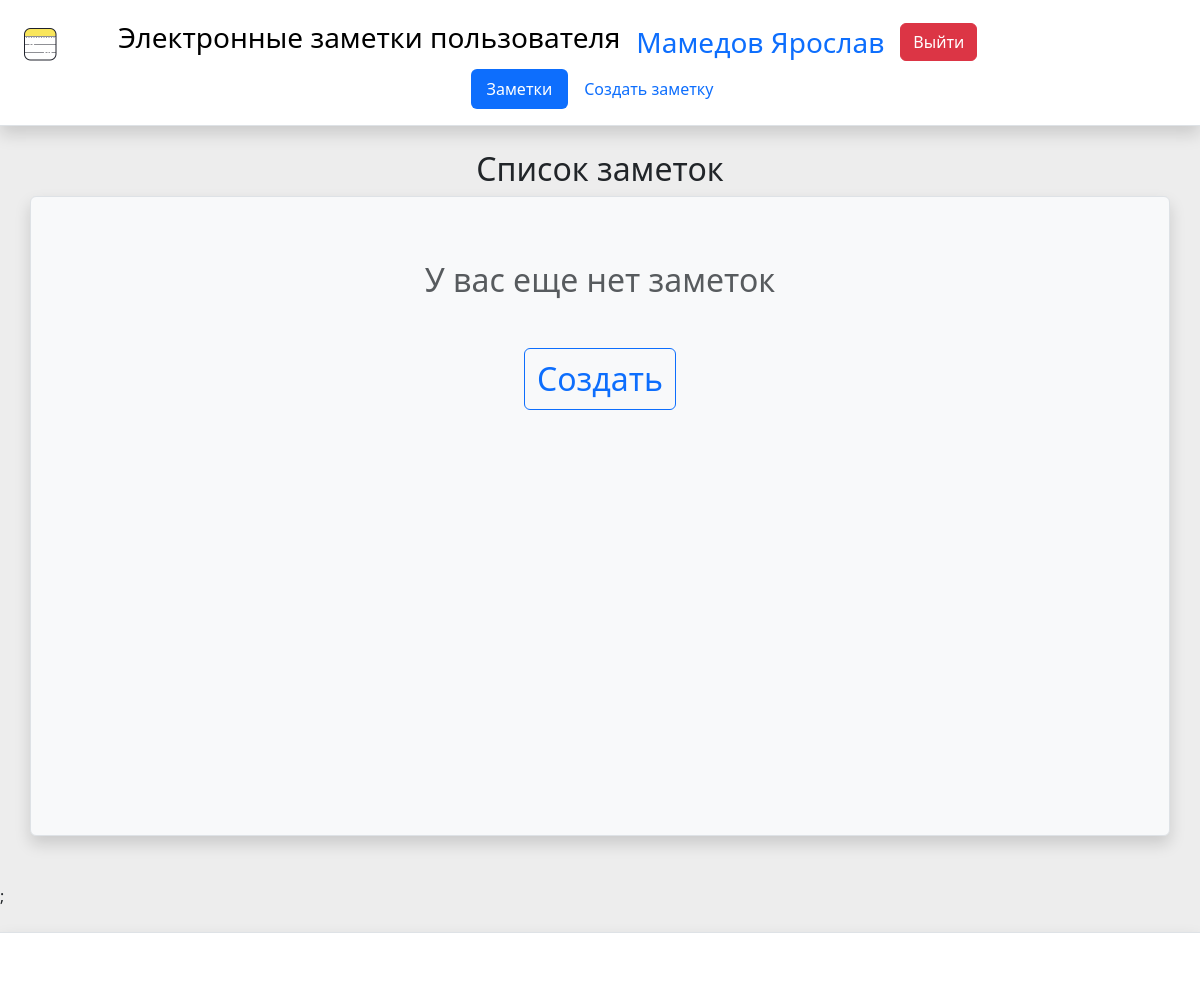
/app/index.php (signed in), run on an earlier commit of the app's database.
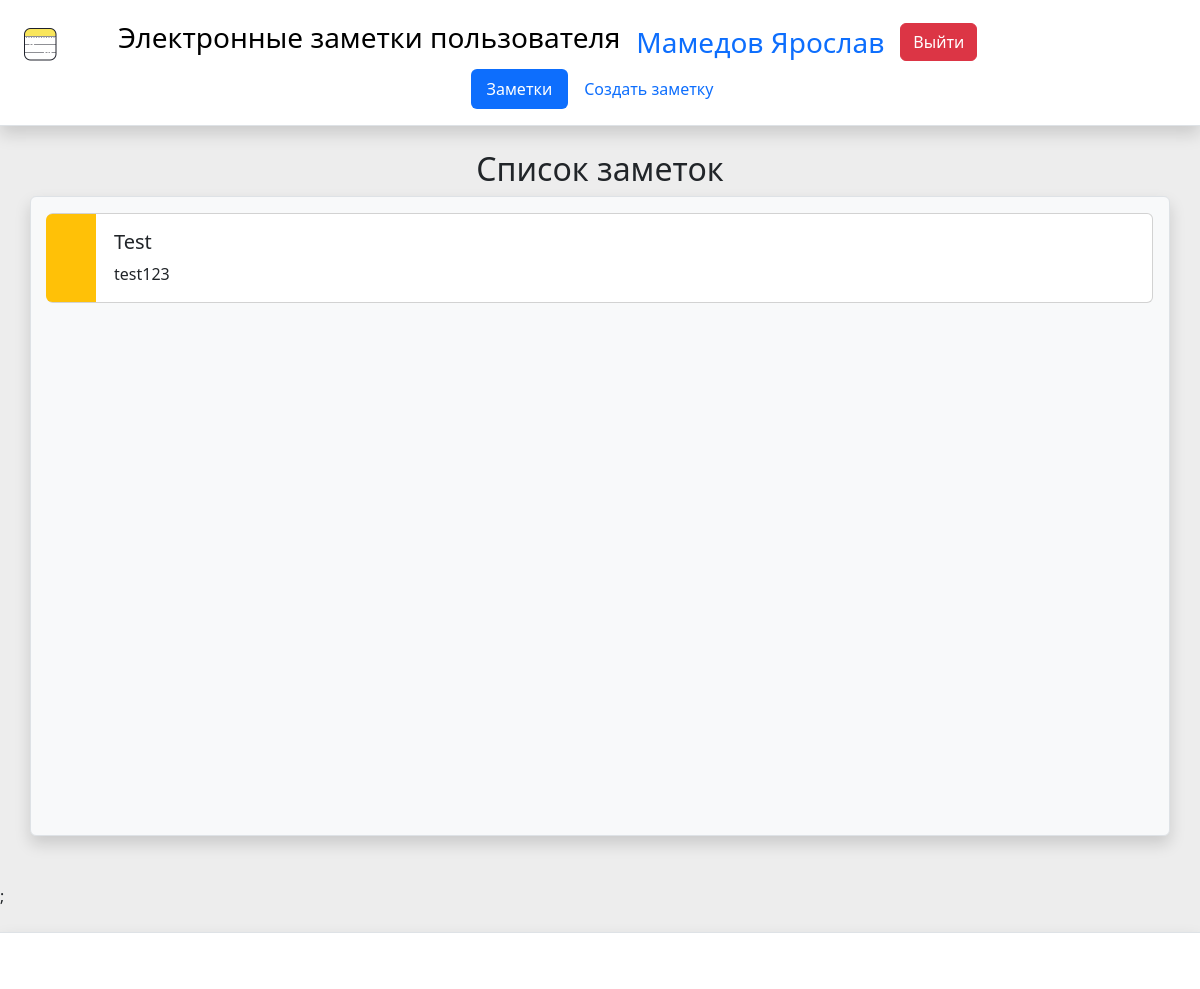
And on a later commit of the database.
### tables this page shows
CREATE TABLE `pages` (
  `id` int(11) NOT NULL,
  `userId` int(11) NOT NULL,
  `title` varchar(255) NOT NULL,
  `text_crop` varchar(255) NOT NULL,
  `text` text NOT NULL
);

### app/index.php (the view, shortened to what this page needs)
 <!doctype html>
<html lang="ru" data-bs-theme="white">
  <head>
    <link href="https://cdn.jsdelivr.net/npm/bootstrap@5.3.0/dist/css/bootstrap.min.css" rel="stylesheet">
  </head>
  <body style="margin:0px; background-color: #ededed;">
	<header class="d-flex flex-wrap justify-content-center py-3 mb-4 border-bottom bg-white shadow">
			<div class="d-flex align-items-center mb-3 mb-md-0 me-md-auto">
				<a href="index.php" class=" link-body-emphasis text-decoration-none">
        <img class="bi me-5 ms-3" width="50" height="50" src="img/gl.png">
        <span class="fs-3">Электронные заметки пользователя </span>
        </a>
        <span class="text-primary fs-3 ms-3"><?php echo $_SESSION['surname']." ".$_SESSION['name'];?></span>
        <a href="user_exit.php" class="btn btn-danger ms-3">Выйти</a>
			</div>
      <ul class="nav nav-pills">
        <li class="nav-item"><a href="index.php" class="nav-link active" aria-current="page">Заметки</a></li>
        <li class="nav-item"><a href="note_create.php" class="nav-link">Создать заметку</a></li>
      </ul>
    </header>
    <div class="container text-center"><h2>Список заметок</h2></div>
    <div class="container border rounded shadow p-3 mb-5 bg-body-tertiary" style="min-height: 80vh;">
			<?php
				require_once("connectDB.php");
				$userId = $_SESSION['userId'];
				$result = mysqli_query($link, "SELECT * FROM pages WHERE userId = '{$userId}' ");
				$control = mysqli_query($link, "SELECT COUNT(*) as cnt FROM pages WHERE userId = '{$userId}' ");
				$row = mysqli_fetch_row($control);
				if ($row[0] < 1)
				{
					echo "<div class='text-center'><h2 class='text-center mt-5 mb-5 text-body-secondary'>У вас еще нет заметок</h2><a href='note_create.php' class='btn btn-outline-primary fs-2'>Cоздать</a></div>";
				}
				while ($row = mysqli_fetch_row($result))
				{
					$hash_id = base64_encode($row[0]);
					echo "<a class='link-offset-2 link-underline link-underline-opacity-0' href='note.php?pid={$hash_id}'>
									<div class='card mb-3' >
									  <div class='row g-1'>
									    <div class='col-md-1 bg-warning rounded-start' style='width: 50px'></div>
									    <div class='col-md-11'>
									      <div class='card-body'>
									        <h5 class='card-title'>{$row[2]}</h5>
									        <p class='card-text'>{$row[3]}</p>
									      </div>
									    </div>
									  </div>
									</div>
								</a>";
				}
			?>
		</div>;
	<footer class="d-flex flex-wrap justify-content-between align-items-center py-3 my-4 border-top shadow bg-white p-2 mb-0">
	    <div class="col-md-4 d-flex align-items-center">
	      <a href="/" class="mb-3 me-2 mb-md-0 text-body-secondary text-decoration-none lh-1">
	        <svg class="bi" width="30" height="24"><use xlink:href="#bootstrap"></use></svg>
	      </a>
	    </div>
	</footer>
  </body>
</html>

What changed in the data, as far as the page shows it:
added pages: title "Test", text_crop "test123"
Also different on the page:
text no longer shown: "У вас еще нет заметок Cоздать"
